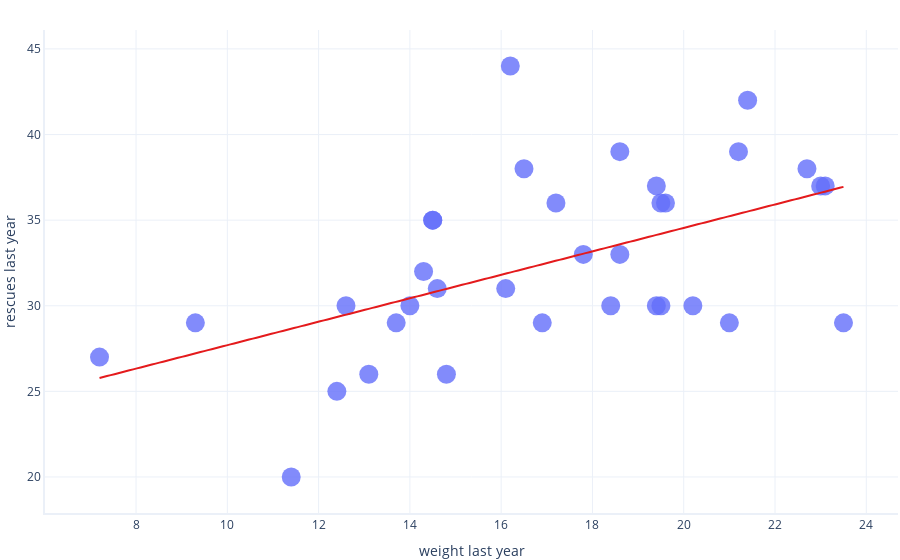

Here is the notebook cell this chart was saved with:
### Markdown cell above
# Training Set

We begin by training our model using the _training set_, testing its performance with the same _training set_:

### Code cell
import statsmodels.formula.api as smf
from sklearn.metrics import mean_squared_error as mse

# First, we define our formula using a special syntax
# This says that rescues_last_year is explained by weight_last_year
formula = "rescues_last_year ~ weight_last_year"

# Create and train the model
model = smf.ols(formula = formula, data = train).fit()

# Graph the result against the data
graphing.scatter_2D(train, "weight_last_year", "rescues_last_year", trendline = lambda x: model.params[1] * x + model.params[0])
